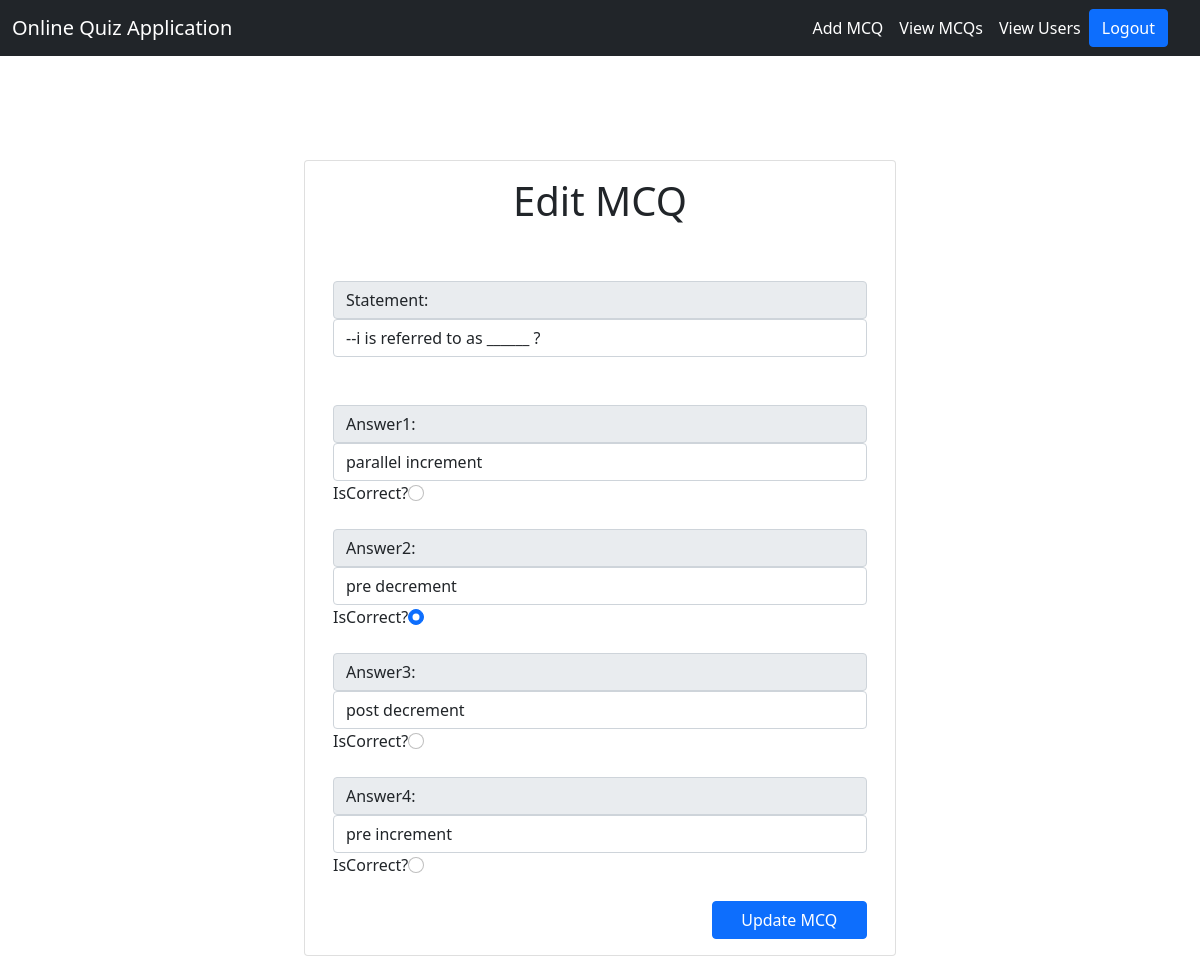
The page /onlinequizapp/mcq/edit_mcq.php?mcqid=14 (signed in) on the database its author committed.
### tables this page shows
CREATE TABLE `mcqs` (
  `mcqid` int(11) NOT NULL,
  `statement` varchar(500) NOT NULL,
  `answer1` varchar(256) NOT NULL,
  `answer2` varchar(256) NOT NULL,
  `answer3` varchar(256) NOT NULL,
  `answer4` varchar(256) NOT NULL,
  `correctanswer` tinyint(4) NOT NULL
);

### onlinequizapp/mcq/mcq_model.php (called while the page is built, shortened)
<?php
class MCQ {
public function get_mcq($mcqid)
{
    try
    {
        $conn = new Connection();
        $dbconn = $conn->getConnection();
        $selectQuery = "SELECT * FROM `mcqs` WHERE `mcqid`= '{$mcqid}' LIMIT 1;";
        $mcq = NULL;
        foreach( $dbconn->query($selectQuery, PDO::FETCH_ASSOC) as $mcqq)
        {
            $mcq = $mcqq;
        }
        return $mcq;
    }
    catch (PDOException $e)
    {
        echo "<script>alert(".$e->getMessage().");</script>";
    }
    catch (Exception $e)
    {
        echo "<script>alert(".$e->getMessage().");</script>";
    }
}
}
?>

### onlinequizapp/mcq/edit_mcq.php (the view, shortened to what this page needs)
<?php
require_once("mcq_model.php");
$mcqObject = new MCQ();
$mcq = NULL;
if(isset($_GET['mcqid']))
{
    $mcq = $mcqObject->get_mcq($_GET["mcqid"]);
}
?>
<?php include_once("../headers/header_admin.php"); ?>
<div class="container">
<div class="row justify-content-center" style="margin-top: 10rem;">
<div class="card" style="width: auto; height:auto;">
<div class="card-body text-center">
<?php
if(count($mcq) > 0)
{
?>
    <h1>Edit MCQ</h1>
    <br><br>
    <form action="edit_mcq.php" method="post">
        <label class="input-group-text" for="statement">Statement:</label>
        <input name="statement" class="form-control" cols="100" rows="5" value="<?php echo $mcq["statement"];?>"/>
        <br/>
        <br/>
        <label class="input-group-text" for="answer1">Answer1: </label>
        <input type="text" class="form-control" name="answer1" size="50" value="<?php echo $mcq["answer1"]; ?>" />
        <span class="float-start"> IsCorrect?</span> <input class="form-check-input float-start" type="radio" name="correctanswer" value="1" <?php echo $mcq["correctanswer"] == "1" ? "checked" : "" ; ?> />
        <br/>
        <br/>
        <label class="input-group-text" for="answer2">Answer2: </label>
        <input type="text" class="form-control" name="answer2" size="50" value="<?php echo $mcq["answer2"]; ?>" />
        <span class="float-start"> IsCorrect?</span> <input class="form-check-input float-start" type="radio" name="correctanswer" value="2" <?php echo $mcq["correctanswer"] == "2" ? "checked" : "" ; ?> />
        <br/>
        <br/>
        <label class="input-group-text" for="answer3">Answer3: </label>
        <input type="text" class="form-control" name="answer3" size="50" value="<?php echo $mcq["answer3"]; ?>" />
        <span class="float-start"> IsCorrect?</span> <input class="form-check-input float-start" type="radio" name="correctanswer" value="3" <?php echo $mcq["correctanswer"] == "3" ? "checked" : "" ; ?> />
        <br/>
        <br/>
        <label class="input-group-text" for="answer4">Answer4: </label>
        <input type="text" class="form-control" name="answer4" size="50" value="<?php echo $mcq["answer4"]; ?>" />
        <span class="float-start"> IsCorrect?</span> <input class="form-check-input float-start" type="radio" name="correctanswer" value="4" <?php echo $mcq["correctanswer"] == "4" ? "checked" : "" ; ?> />
        <br/>
        <br/>
        <input class="btn btn-primary float-end" type="submit" name="updatemcq" value="    Update MCQ    " />
    <?php
    }
    ?>
</form>
</div>
</div>
</div>
</div>
</body>
</html>

### onlinequizapp/styles/styles.css (style rules this page uses)
body { background: LightSalmon; }

### rows shown on the page
mcqs: statement "--i is referred to as ______ ?", answer1 "parallel increment", answer2 "pre decrement", correctanswer "☑", answer3 "post decrement", answer4 "pre increment"
